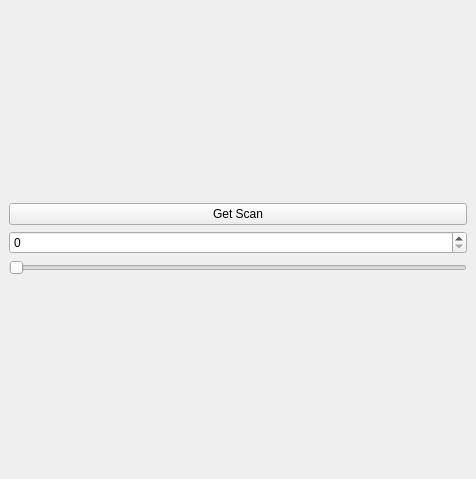
<?xml version="1.0" encoding="UTF-8"?>
<ui version="4.0">
 <class>SamplePlugin</class>
 <widget class="QDockWidget" name="SamplePlugin">
  <property name="geometry">
   <rect>
    <x>0</x>
    <y>0</y>
    <width>476</width>
    <height>479</height>
   </rect>
  </property>
  <property name="windowTitle">
   <string>DockWidget</string>
  </property>
  <widget class="QWidget" name="dockWidgetContents">
   <layout class="QVBoxLayout" name="verticalLayout_2">
    <item>
     <layout class="QVBoxLayout" name="verticalLayout">
      <item>
       <widget class="QPushButton" name="_btn_scan">
        <property name="text">
         <string>Get Scan</string>
        </property>
       </widget>
      </item>
      <item>
       <widget class="QSpinBox" name="_spinBox"/>
      </item>
      <item>
       <widget class="QSlider" name="_slider">
        <property name="orientation">
         <enum>Qt::Horizontal</enum>
        </property>
       </widget>
      </item>
     </layout>
    </item>
   </layout>
  </widget>
 </widget>
 <resources/>
 <connections/>
</ui>
